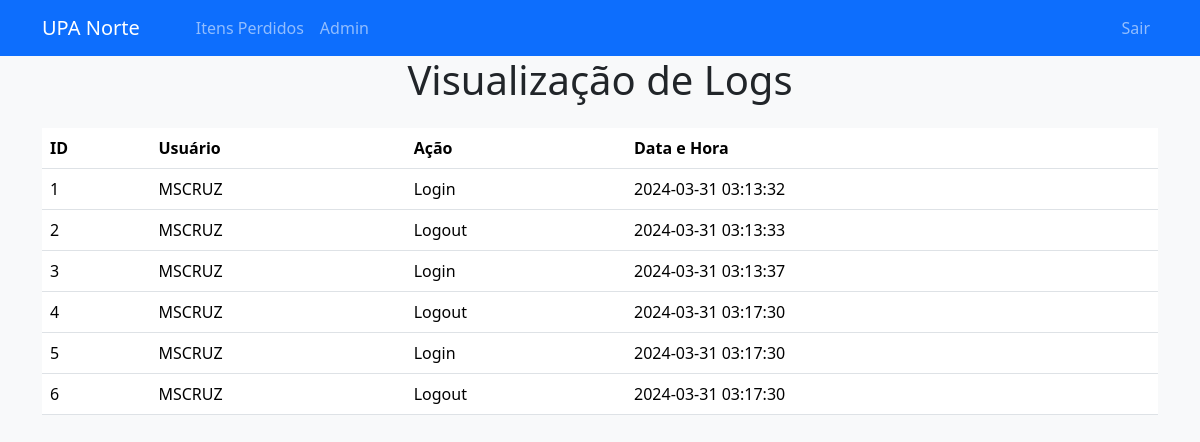
The page /logs (signed in) on the database as committed earlier.
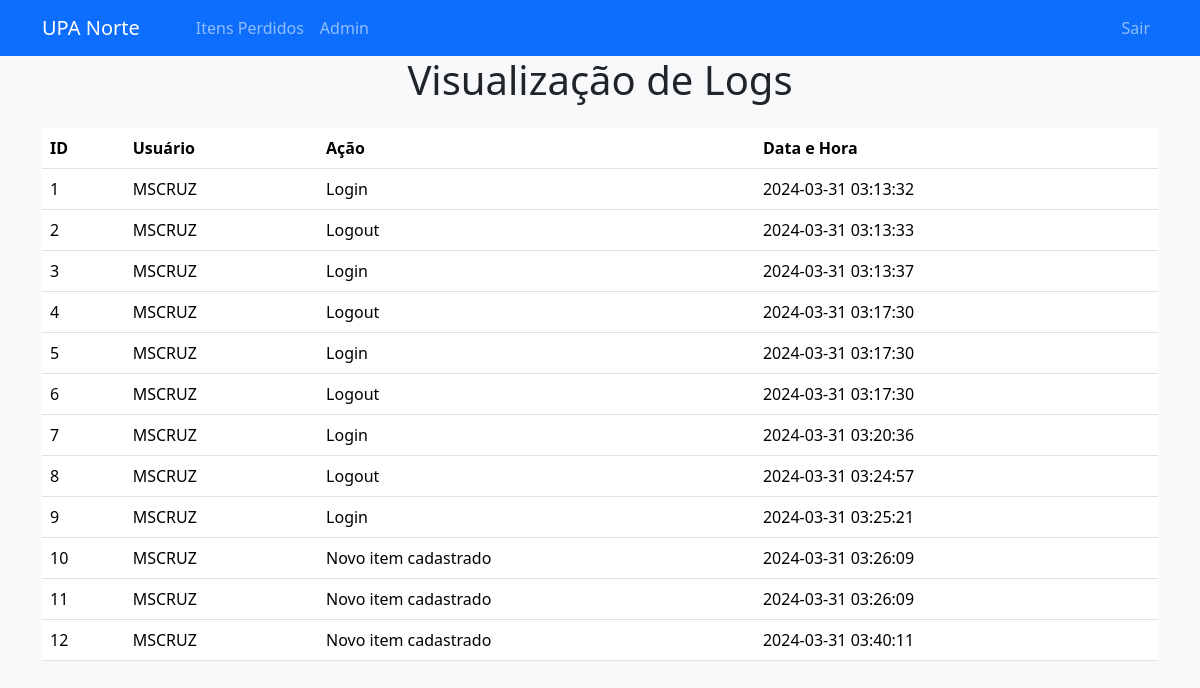
The same page on the database as committed later.
### app/models.py (models this page shows)
class UserLog(db.Model):
    id = db.Column(db.Integer, primary_key=True)
    user_id = db.Column(db.Integer, db.ForeignKey('user.id'), nullable=False)
    action = db.Column(db.String(255), nullable=False)
    timestamp = db.Column(db.DateTime, nullable=False, default=datetime.now(timezone.utc))

class User(db.Model):
    id = db.Column(db.Integer, primary_key=True)
    username = db.Column(db.String(100), unique=True, nullable=False)
    name = db.Column(db.String(200), nullable=False)
    password = db.Column(db.String(100), nullable=False)
    email = db.Column(db.String(100), unique=True, nullable=False)
    role = db.Column(db.String(50), nullable=False, default='user')

### app/usuarios/routes.py (the view)
@usuario_routes.route('/logs')
def logs():
    logs = db.session.query(UserLog, User.username).join(User, UserLog.user_id == User.id).all()
    logs_data = []
    for log, username in logs:
        log_data = {
            'id': log.id,
            'username': username,
            'action': log.action,
            'timestamp': log.timestamp.strftime('%Y-%m-%d %H:%M:%S')  # Formata a data e hora
        }
        logs_data.append(log_data)
    return render_template('logs.html', logs_data=logs_data)

### app/usuarios/routes.py (called while the page is built)
def is_authenticated():
    return session.get('authenticated', False)

@usuario_routes.before_request
def require_login():
    if not is_authenticated() and request.endpoint and not request.endpoint.startswith('user.login'):
        return redirect(url_for('user.login'))

### app/templates/logs.html (shortened to what this page needs)
<!DOCTYPE html>
<html lang="pt-BR">
<head>
    <link href="https://cdn.jsdelivr.net/npm/bootstrap@5.3.3/dist/css/bootstrap.min.css" rel="stylesheet">
</head>
<body>
    {% include 'navbar.html' %}
    <div class="container">
        <h1 class="text-center mb-4">Visualização de Logs</h1>
        <div class="row">
            <div class="col-md-12">
                <table class="table">
                    <thead>
                        <tr>
                            <th scope="col">ID</th>
                            <th scope="col">Usuário</th>
                            <th scope="col">Ação</th>
                            <th scope="col">Data e Hora</th>
                        </tr>
                    </thead>
                    <tbody>
                        {% for log in logs_data %}
                        <tr>
                            <td>{{ log.id }}</td>
                            <td>{{ log.username }}</td>
                            <td>{{ log.action }}</td>
                            <td>{{ log.timestamp }}</td>
                        </tr>
                        {% endfor %}
                    </tbody>
                </table>
            </div>
        </div>
    </div>
</body>
</html>

### app/templates/navbar.html (shortened to what this page needs)
<nav class="navbar navbar-expand-lg navbar-dark bg-primary">
        <div class="container">
            <a class="navbar-brand" href="{{ url_for('pacientes.index') }}">UPA Norte</a>
            <div class="collapse navbar-collapse" id="navbarNav">
                <ul class="navbar-nav me-auto">
                    <li class="nav-item">
                        <a class="nav-link" href="{{ url_for('pacientes.listar_pacientes') }}"></a>
                    </li>
                    <li class="nav-item">
                        <a class="nav-link" href="{{ url_for('pertences.listar_pertences') }}"></a>
                    </li>
                    <li class="nav-item">
                        <a class="nav-link" href="{{ url_for('itens_perdidos.listar_itens_perdidos') }}">Itens Perdidos</a>
                    </li>
                    <li class="nav-item">
                        {% if session.authenticated and session.role == "admin" %}
                            <a class="nav-link" href="{{ url_for('user.admin') }}">Admin</a>
                        {% endif %}
                    </li>
                </ul>
                <ul class="navbar-nav ms-auto">
                    <li class="nav-item">
                        <a class="nav-link" href="{{ url_for('user.sair') }}">Sair</a>
                    </li>
                </ul>
            </div>
        </div>
</nav>

### app/templates/logs.html (style rules this page uses)
body { background-color: #f8f9fa; }

Rows that differ between the two databases and show on the page:
added UserLog: id "7", username "MSCRUZ", action "Login", timestamp "2024-03-31 03:20:36"
added UserLog: id "8", username "MSCRUZ", action "Logout", timestamp "2024-03-31 03:24:57"
added UserLog: id "9", username "MSCRUZ", action "Login", timestamp "2024-03-31 03:25:21"
added UserLog: id "10", username "MSCRUZ", action "Novo item cadastrado", timestamp "2024-03-31 03:26:09"
added UserLog: id "11", username "MSCRUZ", action "Novo item cadastrado", timestamp "2024-03-31 03:26:09"
added UserLog: id "12", username "MSCRUZ", action "Novo item cadastrado", timestamp "2024-03-31 03:40:11"
